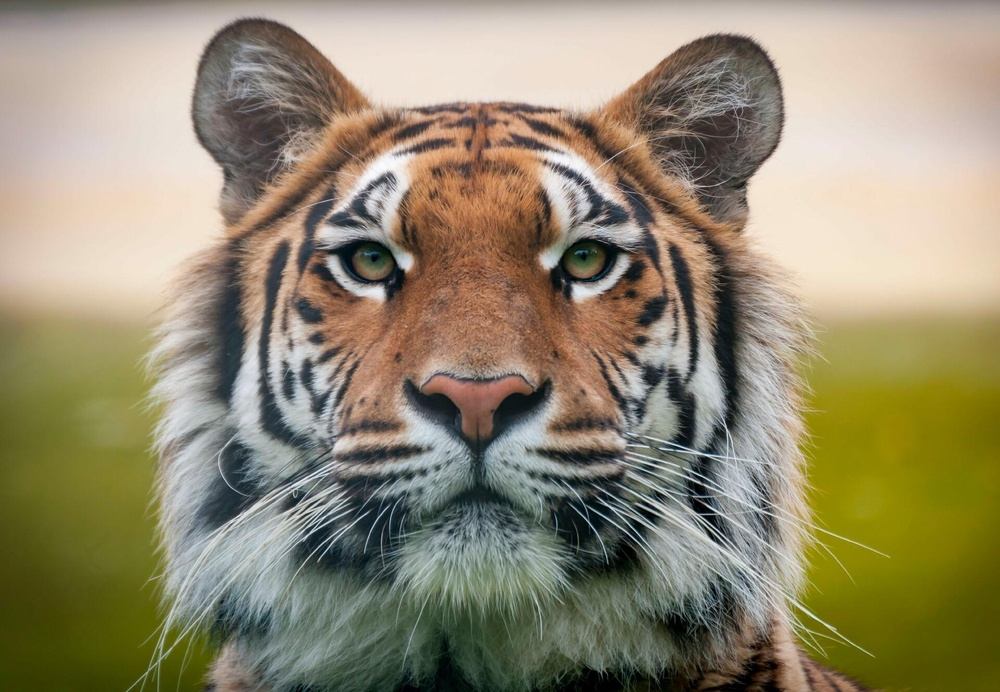
#> input picture Gambar/Tiger.jpg, 1000 x 692 px, shrunk from 1920 x 1329 before the run, found by its file name
$ python Mirroring.py
#> lines starting #> are read from the running program, lines starting #| are printed output that depends on the picture
import imageio.v2 as imageio
import numpy as np
import matplotlib.pyplot as plt

path = 'C:\\Users\\DELL\\Documents\\Mrzz\\Pengolahan citra\\Praktikum_MirzaYusuf\\Gambar\\Tiger.jpg'
image = imageio.imread(path)
#> image is the input picture: shape (692, 1000, 3); mean R, G, B 146.4, 137.5, 111.2

height, width = image.shape[:2]
#> height = 692; width = 1000
horizontal = np.zeros_like(image)
vertical = np.zeros_like(image)

for y in range(height):
    for x in range(width):
        horizontal[y, x] = image[y, width - 1 - x]
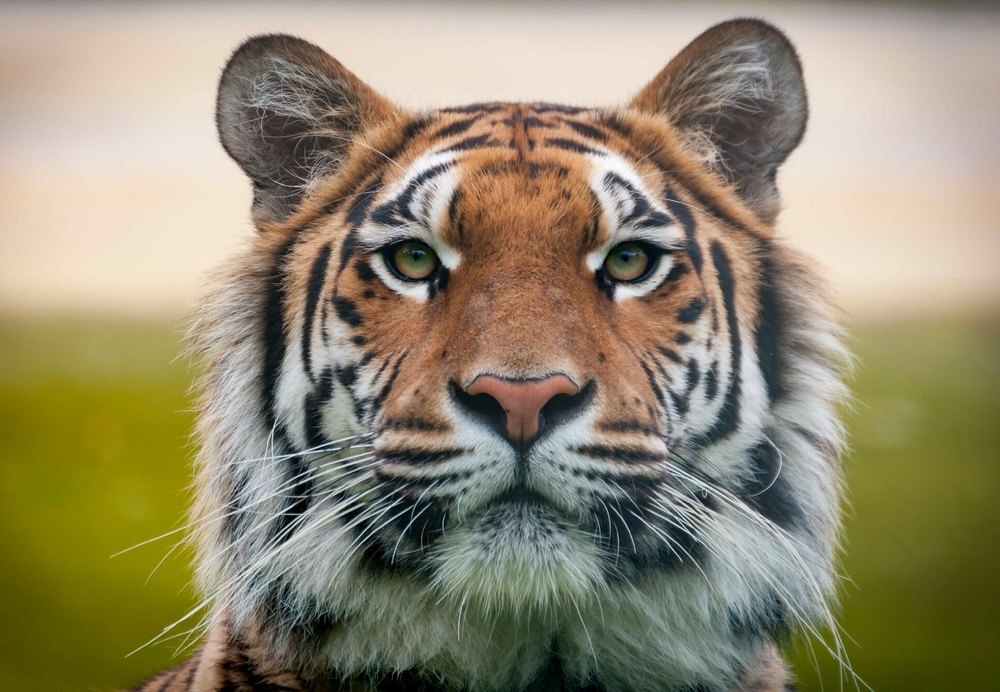
#> horizontal: shape (692, 1000, 3); mean R, G, B 146.4, 137.5, 111.2

for y in range(height):
    for x in range(width):
        vertical[y, x] = image[height - 1 - y, x]
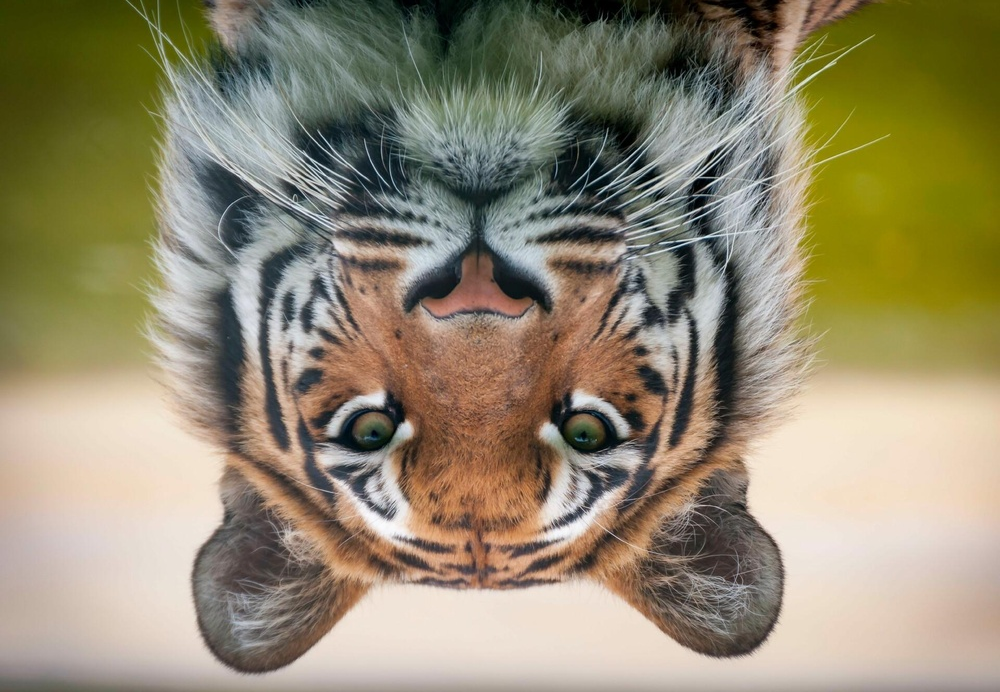
#> vertical: shape (692, 1000, 3); mean R, G, B 146.4, 137.5, 111.2

plt.figure(figsize=(10, 5))

plt.subplot(1, 3, 1)
plt.imshow(image)
plt.title("Original")

plt.subplot(1, 3, 2)
plt.imshow(horizontal)
plt.title("Horizontal Mirroring")

plt.subplot(1, 3, 3)
plt.imshow(vertical)
plt.title("Vertical Mirroring")

plt.show()
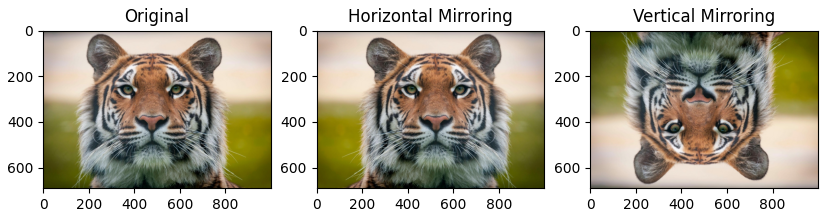
#> figure drawn by matplotlib, 3 panels
